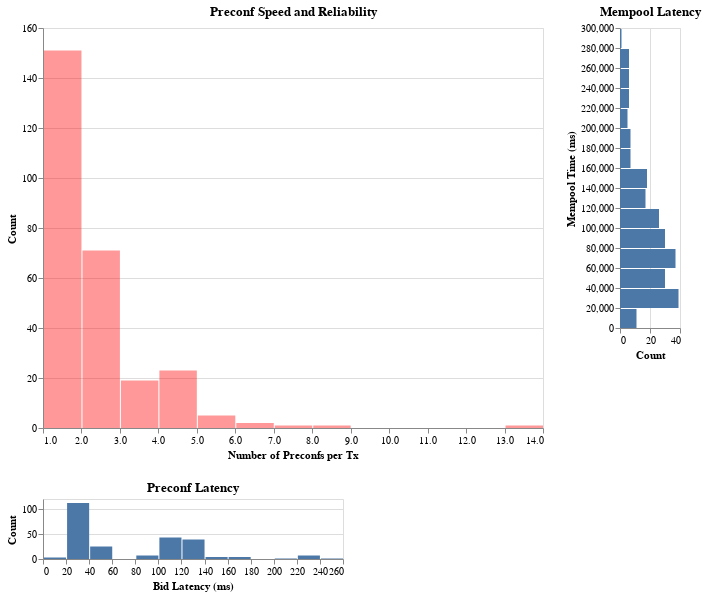

The cell this chart's notebook holds for it:
### Code cell
### CURRENT RELIABILITY CHART
# # preconf reliability chart
# preconf_reliability = alt.Chart(time_groupby_df.filter(pl.col('min_mempool_time').is_not_null())
# ).mark_bar(opacity=0.4, color='red').encode(
#     alt.X("count:Q", bin=alt.Bin(maxbins=20), axis=alt.Axis(title='Number of Preconfs per Tx')),
#     y=alt.Y('count()', axis=alt.Axis(title='Count')),
# ).properties(
#     width=500,
#     height=400,
#     title='Preconf Speed and Reliability')

# # x-axis Histogram with better labeling
# x_hist = alt.Chart(time_groupby_df.filter(
#     (pl.col('min_bid_decay_latency') < 1000) &
#     (pl.col('min_mempool_time') > 0) &
#     (pl.col('min_mempool_time') < 300000) &
#     (pl.col('total_bid_eth') < 0.002)
# )).mark_bar().encode(
#     x=alt.X('min_bid_decay_latency:Q', bin=alt.Bin(maxbins=20), axis=alt.Axis(title='Bid Latency (ms)')),
#     y=alt.Y('count()', axis=alt.Axis(title='Count')),
# ).properties(
#     height=60,
#     title='Preconf Latency'
# ).interactive()

# # y-axis Histogram with better labeling
# y_hist = alt.Chart(time_groupby_df.filter(
#     (pl.col('min_bid_decay_latency') < 1000) &
#     (pl.col('min_mempool_time') > 0) &
#     (pl.col('min_mempool_time') < 300000) &
#     (pl.col('total_bid_eth') < 0.002)
# )).mark_bar().encode(
#     y=alt.Y('min_mempool_time:Q', bin=alt.Bin(maxbins=20), axis=alt.Axis(title='Mempool Time (ms)')),
#     x=alt.X('count()', axis=alt.Axis(title='Count'))
# ).properties(
#     width=60,
#     title='Mempool Latency'
# ).interactive()

# # Combine scatterplot with histograms and add main title
# scatter_hist = (
#     (preconf_reliability | y_hist)
#     & x_hist
# ).resolve_scale(
#     x='independent', 
#     y='independent'
# )

# scatter_hist

### Figure 1 — Vega specification as saved in the notebook (floating-point values rounded to 4 significant figures)
{"$schema": "https://vega.github.io/schema/vega/v5.json", "data": [{"name": "param_24_store"}, {"name": "param_23_store"}, {"name": "source_0", "values": [{"__count": 151, "bin_maxbins_20_count": 1.0, "bin_maxbins_20_count_end": 2.0}, {"__count": 71, "bin_maxbins_20_count": 2.0, "bin_maxbins_20_count_end": 3.0}, {"__count": 23, "bin_maxbins_20_count": 4.0, "bin_maxbins_20_count_end": 5.0}, {"__count": 2, "bin_maxbins_20_count": 6.0, "bin_maxbins_20_count_end": 7.0}, {"__count": 5, "bin_maxbins_20_count": 5.0, "bin_maxbins_20_count_end": 6.0}, {"__count": 19, "bin_maxbins_20_count": 3.0, "bin_maxbins_20_count_end": 4.0}, {"__count": 1, "bin_maxbins_20_count": 8.0, "bin_maxbins_20_count_end": 9.0}, {"__count": 1, "bin_maxbins_20_count": 13.0, "bin_maxbins_20_count_end": 14.0}, {"__count": 1, "bin_maxbins_20_count": 7.0, "bin_maxbins_20_count_end": 8.0}]}, {"name": "source_1", "values": [{"__count": 37, "bin_maxbins_20_min_mempool_time": 60000.0, "bin_maxbins_20_min_mempool_time_end": 80000.0}, {"__count": 17, "bin_maxbins_20_min_mempool_time": 120000.0, "bin_maxbins_20_min_mempool_time_end": 140000.0}, {"__count": 11, "bin_maxbins_20_min_mempool_time": 0.0, "bin_maxbins_20_min_mempool_time_end": 20000.0}, {"__count": 39, "bin_maxbins_20_min_mempool_time": 20000.0, "bin_maxbins_20_min_mempool_time_end": 40000.0}, {"__count": 18, "bin_maxbins_20_min_mempool_time": 140000.0, "bin_maxbins_20_min_mempool_time_end": 160000.0}, {"__count": 30, "bin_maxbins_20_min_mempool_time": 40000.0, "bin_maxbins_20_min_mempool_time_end": 60000.0}, {"__count": 30, "bin_maxbins_20_min_mempool_time": 80000.0, "bin_maxbins_20_min_mempool_time_end": 100000.0}, {"__count": 26, "bin_maxbins_20_min_mempool_time": 100000.0, "bin_maxbins_20_min_mempool_time_end": 120000.0}, {"__count": 5, "bin_maxbins_20_min_mempool_time": 200000.0, "bin_maxbins_20_min_mempool_time_end": 220000.0}, {"__count": 6, "bin_maxbins_20_min_mempool_time": 260000.0, "bin_maxbins_20_min_mempool_time_end": 280000.0}, {"__count": 7, "bin_maxbins_20_min_mempool_time": 180000.0, "bin_maxbins_20_min_mempool_time_end": 200000.0}, {"__count": 6, "bin_maxbins_20_min_mempool_time": 240000.0, "bin_maxbins_20_min_mempool_time_end": 260000.0}, {"__count": 7, "bin_maxbins_20_min_mempool_time": 160000.0, "bin_maxbins_20_min_mempool_time_end": 180000.0}, {"__count": 6, "bin_maxbins_20_min_mempool_time": 220000.0, "bin_maxbins_20_min_mempool_time_end": 240000.0}, {"__count": 1, "bin_maxbins_20_min_mempool_time": 280000.0, "bin_maxbins_20_min_mempool_time_end": 300000.0}]}, {"name": "source_2", "values": [{"__count": 25, "bin_maxbins_20_min_bid_decay_latency": 40.0, "bin_maxbins_20_min_bid_decay_latency_end": 60.0}, {"__count": 112, "bin_maxbins_20_min_bid_decay_latency": 20.0, "bin_maxbins_20_min_bid_decay_latency_end": 40.0}, {"__count": 39, "bin_maxbins_20_min_bid_decay_latency": 120.0, "bin_maxbins_20_min_bid_decay_latency_end": 140.0}, {"__count": 43, "bin_maxbins_20_min_bid_decay_latency": 100.0, "bin_maxbins_20_min_bid_decay_latency_end": 120.0}, {"__count": 3, "bin_maxbins_20_min_bid_decay_latency": 0.0, "bin_maxbins_20_min_bid_decay_latency_end": 20.0}, {"__count": 7, "bin_maxbins_20_min_bid_decay_latency": 80.0, "bin_maxbins_20_min_bid_decay_latency_end": 100.0}, {"__count": 7, "bin_maxbins_20_min_bid_decay_latency": 220.0, "bin_maxbins_20_min_bid_decay_latency_end": 240.0}, {"__count": 4, "bin_maxbins_20_min_bid_decay_latency": 160.0, "bin_maxbins_20_min_bid_decay_latency_end": 180.0}, {"__count": 4, "bin_maxbins_20_min_bid_decay_latency": 140.0, "bin_maxbins_20_min_bid_decay_latency_end": 160.0}, {"__count": 1, "bin_maxbins_20_min_bid_decay_latency": 200.0, "bin_maxbins_20_min_bid_decay_latency_end": 220.0}, {"__count": 1, "bin_maxbins_20_min_bid_decay_latency": 240.0, "bin_maxbins_20_min_bid_decay_latency_end": 260.0}]}, {"name": "source_0_concat_0_concat_0_y_domain___count", "values": [{"min": 1, "max": 151}]}, {"name": "source_1_view_23_x_domain___count", "values": [{"min": 1, "max": 39}]}, {"name": "source_2_view_24_y_domain___count", "values": [{"min": 1, "max": 112}]}], "signals": [{"name": "view_24_bin_maxbins_20_min_bid_decay_latency_bins", "value": {"fields": ["min_bid_decay_latency"], "fname": "bin_min_bid_decay_latency", "start": 0.0, "step": 20.0, "stop": 260.0}}, {"name": "view_23_bin_maxbins_20_min_mempool_time_bins", "value": {"fields": ["min_mempool_time"], "fname": "bin_min_mempool_time", "start": 0.0, "step": 20000.0, "stop": 300000.0}}, {"name": "concat_0_concat_0_bin_maxbins_20_count_bins", "value": {"fields": ["count"], "fname": "bin_count", "start": 1.0, "step": 1.0, "stop": 14.0}}, {"name": "concat_0_concat_0_width", "value": 500}, {"name": "concat_0_concat_0_height", "value": 400}, {"name": "view_23_width", "value": 60}, {"name": "view_23_height", "value": 300}, {"name": "view_24_width", "value": 300}, {"name": "view_24_height", "value": 60}, {"name": "unit", "value": {}, "on": [{"events": "pointermove", "update": "isTuple(group()) ? group() : unit"}]}, {"name": "param_24", "update": "{\"min_mempool_time\": param_24_min_mempool_time}"}, {"name": "param_24_min_mempool_time"}, {"name": "param_23", "update": "{\"min_bid_decay_latency\": param_23_min_bid_decay_latency}"}, {"name": "param_23_min_bid_decay_latency"}], "marks": [{"type": "group", "name": "concat_0_group", "marks": [{"type": "group", "name": "concat_0_concat_0_group", "encode": {"update": {"width": {"signal": "concat_0_concat_0_width"}, "height": {"signal": "concat_0_concat_0_height"}}}, "marks": [{"type": "rect", "name": "concat_0_concat_0_marks", "from": {"data": "source_0"}, "encode": {"update": {"y2": {"value": 0, "scale": "concat_0_concat_0_y"}, "y": {"field": "__count", "scale": "concat_0_concat_0_y"}, "opacity": {"value": 0.4}, "x": {"field": "bin_maxbins_20_count_end", "scale": "concat_0_concat_0_x", "offset": {"signal": "0.5 + (abs(scale(\"concat_0_concat_0_x\", datum[\"bin_maxbins_20_count_end\"]) - scale(\"concat_0_concat_0_x\", datum[\"bin_maxbins_20_count\"])) < 0.25 ? 0.5 * (0.25 - (abs(scale(\"concat_0_concat_0_x\", datum[\"bin_maxbins_20_count_end\"]) - scale(\"concat_0_concat_0_x\", datum[\"bin_maxbins_20_count\"])))) : -0.5)"}}, "fill": {"value": "red"}, "x2": {"field": "bin_maxbins_20_count", "scale": "concat_0_concat_0_x", "offset": {"signal": "0.5 + (abs(scale(\"concat_0_concat_0_x\", datum[\"bin_maxbins_20_count_end\"]) - scale(\"concat_0_concat_0_x\", datum[\"bin_maxbins_20_count\"])) < 0.25 ? -0.5 * (0.25 - (abs(scale(\"concat_0_concat_0_x\", datum[\"bin_maxbins_20_count_end\"]) - scale(\"concat_0_concat_0_x\", datum[\"bin_maxbins_20_count\"])))) : 0.5)"}}}}, "style": ["bar"], "interactive": false}], "axes": [{"scale": "concat_0_concat_0_y", "gridScale": "concat_0_concat_0_x", "ticks": false, "orient": "left", "zindex": 0, "aria": false, "minExtent": 0, "tickCount": {"signal": "ceil(concat_0_concat_0_height/40)"}, "domain": false, "maxExtent": 0, "labels": false, "grid": true}, {"scale": "concat_0_concat_0_x", "title": "Number of Preconfs per Tx", "orient": "bottom", "labelOverlap": true, "labelFlush": true, "tickCount": {"signal": "ceil(concat_0_concat_0_width/10)"}, "zindex": 0, "grid": false}, {"scale": "concat_0_concat_0_y", "tickCount": {"signal": "ceil(concat_0_concat_0_height/40)"}, "title": "Count", "zindex": 0, "orient": "left", "grid": false, "labelOverlap": true}], "title": {"text": "Preconf Speed and Reliability", "frame": "group"}, "style": "cell"}, {"type": "group", "name": "view_23_group", "encode": {"update": {"width": {"signal": "view_23_width"}, "height": {"signal": "view_23_height"}}}, "signals": [{"name": "param_24_min_mempool_time", "on": [{"events": [{"source": "view", "type": "dblclick"}], "update": "null"}, {"events": {"signal": "param_24_translate_delta"}, "update": "panLinear(param_24_translate_anchor.extent_y, param_24_translate_delta.y / view_23_height)"}, {"events": {"signal": "param_24_zoom_delta"}, "update": "zoomLinear(domain(\"view_23_y\"), param_24_zoom_anchor.y, param_24_zoom_delta)"}], "push": "outer"}, {"name": "param_24_tuple", "on": [{"events": [{"signal": "param_24_min_mempool_time"}], "update": "param_24_min_mempool_time ? {unit: \"view_23\", fields: param_24_tuple_fields, values: [param_24_min_mempool_time]} : null"}]}, {"name": "param_24_tuple_fields", "value": [{"field": "min_mempool_time", "channel": "y", "type": "R"}]}, {"name": "param_24_translate_anchor", "value": {}, "on": [{"events": [{"source": "scope", "type": "pointerdown"}], "update": "{x: x(unit), y: y(unit), extent_y: domain(\"view_23_y\")}"}]}, {"name": "param_24_translate_delta", "value": {}, "on": [{"events": [{"source": "window", "between": [{"source": "scope", "type": "pointerdown"}, {"source": "window", "type": "pointerup"}], "type": "pointermove", "consume": true}], "update": "{x: param_24_translate_anchor.x - x(unit), y: param_24_translate_anchor.y - y(unit)}"}]}, {"name": "param_24_zoom_anchor", "on": [{"events": [{"source": "scope", "consume": true, "type": "wheel"}], "update": "{x: invert(\"view_23_x\", x(unit)), y: invert(\"view_23_y\", y(unit))}"}]}, {"name": "param_24_zoom_delta", "on": [{"events": [{"source": "scope", "consume": true, "type": "wheel"}], "update": "pow(1.001, event.deltaY * pow(16, event.deltaMode))", "force": true}]}, {"name": "param_24_modify", "on": [{"events": {"signal": "param_24_tuple"}, "update": "modify(\"param_24_store\", param_24_tuple, true)"}]}], "marks": [{"type": "rect", "name": "view_23_marks", "from": {"data": "source_1"}, "encode": {"update": {"fill": {"value": "#4c78a8"}, "x2": {"value": 0, "scale": "view_23_x"}, "y": {"field": "bin_maxbins_20_min_mempool_time_end", "scale": "view_23_y", "offset": {"signal": "0.5 + (abs(scale(\"view_23_y\", datum[\"bin_maxbins_20_min_mempool_time_end\"]) - scale(\"view_23_y\", datum[\"bin_maxbins_20_min_mempool_time\"])) < 0.25 ? -0.5 * (0.25 - (abs(scale(\"view_23_y\", datum[\"bin_maxbins_20_min_mempool_time_end\"]) - scale(\"view_23_y\", datum[\"bin_maxbins_20_min_mempool_time\"])))) : 0.5)"}}, "x": {"field": "__count", "scale": "view_23_x"}, "y2": {"field": "bin_maxbins_20_min_mempool_time", "scale": "view_23_y", "offset": {"signal": "0.5 + (abs(scale(\"view_23_y\", datum[\"bin_maxbins_20_min_mempool_time_end\"]) - scale(\"view_23_y\", datum[\"bin_maxbins_20_min_mempool_time\"])) < 0.25 ? 0.5 * (0.25 - (abs(scale(\"view_23_y\", datum[\"bin_maxbins_20_min_mempool_time_end\"]) - scale(\"view_23_y\", datum[\"bin_maxbins_20_min_mempool_time\"])))) : -0.5)"}}}}, "interactive": true, "style": ["bar"], "clip": true}], "axes": [{"scale": "view_23_x", "aria": false, "minExtent": 0, "ticks": false, "tickCount": {"signal": "ceil(view_23_width/40)"}, "domain": false, "gridScale": "view_23_y", "grid": true, "zindex": 0, "maxExtent": 0, "orient": "bottom", "labels": false}, {"scale": "view_23_x", "tickCount": {"signal": "ceil(view_23_width/40)"}, "orient": "bottom", "title": "Count", "zindex": 0, "grid": false, "labelFlush": true, "labelOverlap": true}, {"scale": "view_23_y", "grid": false, "tickCount": {"signal": "ceil(view_23_height/10)"}, "orient": "left", "title": "Mempool Time (ms)", "labelOverlap": true, "zindex": 0}], "title": {"text": "Mempool Latency", "frame": "group"}, "style": "cell"}], "layout": {"padding": 20, "bounds": "full", "align": "each"}}, {"type": "group", "name": "view_24_group", "encode": {"update": {"height": {"signal": "view_24_height"}, "width": {"signal": "view_24_width"}}}, "signals": [{"name": "param_23_min_bid_decay_latency", "on": [{"events": [{"source": "view", "type": "dblclick"}], "update": "null"}, {"events": {"signal": "param_23_translate_delta"}, "update": "panLinear(param_23_translate_anchor.extent_x, -param_23_translate_delta.x / view_24_width)"}, {"events": {"signal": "param_23_zoom_delta"}, "update": "zoomLinear(domain(\"view_24_x\"), param_23_zoom_anchor.x, param_23_zoom_delta)"}], "push": "outer"}, {"name": "param_23_tuple", "on": [{"events": [{"signal": "param_23_min_bid_decay_latency"}], "update": "param_23_min_bid_decay_latency ? {unit: \"view_24\", fields: param_23_tuple_fields, values: [param_23_min_bid_decay_latency]} : null"}]}, {"name": "param_23_tuple_fields", "value": [{"field": "min_bid_decay_latency", "channel": "x", "type": "R"}]}, {"name": "param_23_translate_anchor", "value": {}, "on": [{"events": [{"source": "scope", "type": "pointerdown"}], "update": "{x: x(unit), y: y(unit), extent_x: domain(\"view_24_x\")}"}]}, {"name": "param_23_translate_delta", "value": {}, "on": [{"events": [{"source": "window", "between": [{"source": "scope", "type": "pointerdown"}, {"source": "window", "type": "pointerup"}], "consume": true, "type": "pointermove"}], "update": "{x: param_23_translate_anchor.x - x(unit), y: param_23_translate_anchor.y - y(unit)}"}]}, {"name": "param_23_zoom_anchor", "on": [{"events": [{"source": "scope", "type": "wheel", "consume": true}], "update": "{x: invert(\"view_24_x\", x(unit)), y: invert(\"view_24_y\", y(unit))}"}]}, {"name": "param_23_zoom_delta", "on": [{"events": [{"source": "scope", "consume": true, "type": "wheel"}], "update": "pow(1.001, event.deltaY * pow(16, event.deltaMode))", "force": true}]}, {"name": "param_23_modify", "on": [{"events": {"signal": "param_23_tuple"}, "update": "modify(\"param_23_store\", param_23_tuple, true)"}]}], "marks": [{"type": "rect", "name": "view_24_marks", "from": {"data": "source_2"}, "encode": {"update": {"x": {"field": "bin_maxbins_20_min_bid_decay_latency_end", "scale": "view_24_x", "offset": {"signal": "0.5 + (abs(scale(\"view_24_x\", datum[\"bin_maxbins_20_min_bid_decay_latency_end\"]) - scale(\"view_24_x\", datum[\"bin_maxbins_20_min_bid_decay_latency\"])) < 0.25 ? 0.5 * (0.25 - (abs(scale(\"view_24_x\", datum[\"bin_maxbins_20_min_bid_decay_latency_end\"]) - scale(\"view_24_x\", datum[\"bin_maxbins_20_min_bid_decay_latency\"])))) : -0.5)"}}, "fill": {"value": "#4c78a8"}, "x2": {"field": "bin_maxbins_20_min_bid_decay_latency", "scale": "view_24_x", "offset": {"signal": "0.5 + (abs(scale(\"view_24_x\", datum[\"bin_maxbins_20_min_bid_decay_latency_end\"]) - scale(\"view_24_x\", datum[\"bin_maxbins_20_min_bid_decay_latency\"])) < 0.25 ? -0.5 * (0.25 - (abs(scale(\"view_24_x\", datum[\"bin_maxbins_20_min_bid_decay_latency_end\"]) - scale(\"view_24_x\", datum[\"bin_maxbins_20_min_bid_decay_latency\"])))) : 0.5)"}}, "y": {"field": "__count", "scale": "view_24_y"}, "y2": {"value": 0, "scale": "view_24_y"}}}, "style": ["bar"], "interactive": true, "clip": true}], "axes": [{"scale": "view_24_y", "zindex": 0, "domain": false, "tickCount": {"signal": "ceil(view_24_height/40)"}, "ticks": false, "labels": false, "minExtent": 0, "aria": false, "orient": "left", "grid": true, "gridScale": "view_24_x", "maxExtent": 0}, {"scale": "view_24_x", "orient": "bottom", "title": "Bid Latency (ms)", "labelFlush": true, "labelOverlap": true, "tickCount": {"signal": "ceil(view_24_width/10)"}, "zindex": 0, "grid": false}, {"scale": "view_24_y", "zindex": 0, "grid": false, "labelOverlap": true, "tickCount": {"signal": "ceil(view_24_height/40)"}, "title": "Count", "orient": "left"}], "title": {"text": "Preconf Latency", "frame": "group"}, "style": "cell"}], "scales": [{"name": "concat_0_concat_0_x", "type": "linear", "domain": {"signal": "[concat_0_concat_0_bin_maxbins_20_count_bins.start, concat_0_concat_0_bin_maxbins_20_count_bins.stop]"}, "range": [0, {"signal": "concat_0_concat_0_width"}], "bins": {"signal": "concat_0_concat_0_bin_maxbins_20_count_bins"}, "zero": false}, {"name": "concat_0_concat_0_y", "type": "linear", "domain": [{"signal": "(data(\"source_0_concat_0_concat_0_y_domain___count\")[0] || {}).min"}, {"signal": "(data(\"source_0_concat_0_concat_0_y_domain___count\")[0] || {}).max"}], "range": [{"signal": "concat_0_concat_0_height"}, 0], "nice": true, "zero": true}, {"name": "view_23_x", "type": "linear", "domain": [{"signal": "(data(\"source_1_view_23_x_domain___count\")[0] || {}).min"}, {"signal": "(data(\"source_1_view_23_x_domain___count\")[0] || {}).max"}], "range": [0, {"signal": "view_23_width"}], "nice": true, "zero": true}, {"name": "view_23_y", "type": "linear", "domain": {"signal": "[view_23_bin_maxbins_20_min_mempool_time_bins.start, view_23_bin_maxbins_20_min_mempool_time_bins.stop]"}, "range": [{"signal": "view_23_height"}, 0], "bins": {"signal": "view_23_bin_maxbins_20_min_mempool_time_bins"}, "domainRaw": {"signal": "param_24[\"min_mempool_time\"]"}, "zero": false}, {"name": "view_24_x", "type": "linear", "domain": {"signal": "[view_24_bin_maxbins_20_min_bid_decay_latency_bins.start, view_24_bin_maxbins_20_min_bid_decay_latency_bins.stop]"}, "range": [0, {"signal": "view_24_width"}], "bins": {"signal": "view_24_bin_maxbins_20_min_bid_decay_latency_bins"}, "zero": false, "domainRaw": {"signal": "param_23[\"min_bid_decay_latency\"]"}}, {"name": "view_24_y", "type": "linear", "domain": [{"signal": "(data(\"source_2_view_24_y_domain___count\")[0] || {}).min"}, {"signal": "(data(\"source_2_view_24_y_domain___count\")[0] || {}).max"}], "range": [{"signal": "view_24_height"}, 0], "nice": true, "zero": true}], "background": "white", "layout": {"padding": 20, "columns": 1, "bounds": "full", "align": "each"}, "padding": 5}
